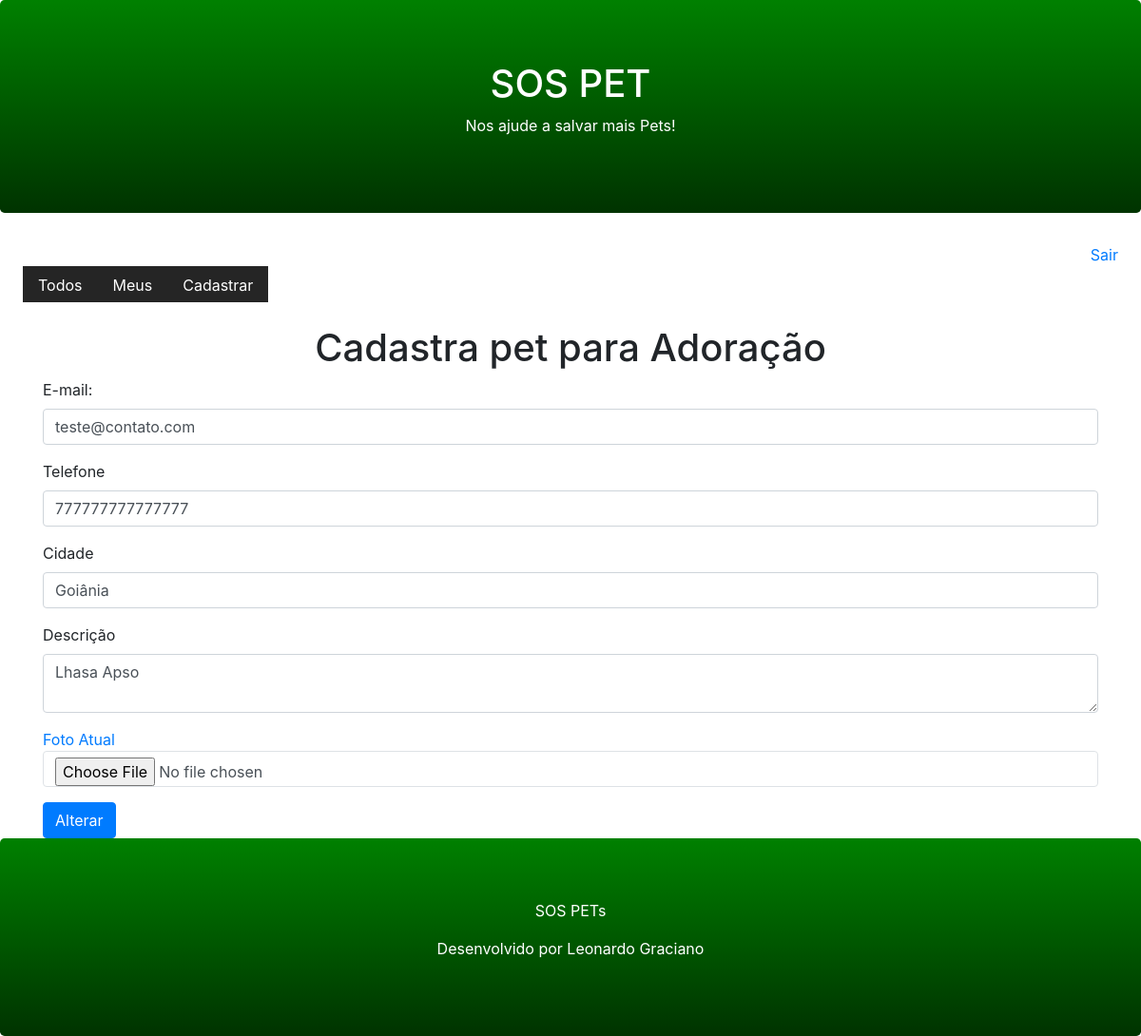
Page /pet/register/?id=2 (signed in) on the committed database.
### core/models.py (models this page shows, shortened)
class Pet(models.Model):
    cidade = models.CharField(max_length=50)
    descrição = models.TextField()
    telefone = models.CharField(max_length=15)
    email = models.EmailField(max_length=254)
    data_de_crianção = models.DateTimeField(auto_now_add=True)
    foto = models.ImageField(upload_to='pet')
    ativo = models.BooleanField(default=True)
    usuário = models.ForeignKey(User, on_delete=models.CASCADE)
    class Meta:
        db_table = 'pet'
        pass

### core/views.py (the view)
# urls.py: path('pet/register/', views.register_pet),
@login_required(login_url='/login/')
def register_pet(request):
    pet_id = request.GET.get('id')
    if pet_id:
        pet = Pet.objects.get(id=pet_id)
        if pet.usuário == request.user:
            return render(request, 'register-pet.html', {'pet': pet})
    return render(request, 'register-pet.html')

### templates/register-pet.html (shortened to what this page needs)
{% extends 'model-page.html' %}
{% block conteudo %}
    <h1 class=text-center>Cadastra pet para Adoração</h1>
    <form enctype="multipart/form-data" action="submit", method="POST">{% csrf_token %}
    <div class="container">
        <div class="form-group">
            <label for="email">E-mail:</label>
            <input type="text" class="form-control" name=email value="{{pet.email}}">
        </div>
        <div class="form-group">
            <label for="telefone">Telefone</label>
            <input type="number" class="form-control" name="telefone" value="{{pet.telefone}}">
        </div>
        <div class="form-group">
            <label for="cidade">Cidade</label>
            <input type="text" class="form-control" name="cidade" value="{{pet.cidade}}">
        </div>
        <div class="form-group">
            <label for="descrição">Descrição</label>
            <textarea type="text" class="form-control" row="5" name="descrição" >{{pet.descrição}}</textarea>
        </div>
        <div class="form-group">
            <a href="/media/{{pet.foto}}"target="_blank">Foto Atual</a>
            <input class="form-control border" type="file" name="file" accept="image/*">
        </div>
        <button type="submit" class="btn btn-primary" role="button">
            {% if pet %}
                Alterar
            {% else %}
                Cadastrar
            {% endif %}
        </button>
    </form>
{% endblock conteudo %}

### rows in the picture
Pet: email "teste@contato.com", telefone "777777777777777", cidade "Goiânia", descrição "Lhasa Apso"
